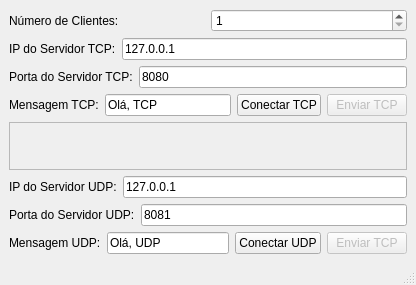
<?xml version="1.0" encoding="UTF-8"?>
<ui version="4.0">
    <class>MainWindow</class>
    <widget class="QMainWindow" name="MainWindow">
        <property name="geometry">
            <rect>
                <x>0</x>
                <y>0</y>
                <width>416</width>
                <height>285</height>
            </rect>
        </property>
        <widget class="QWidget" name="centralWidget">
            <layout class="QVBoxLayout" name="verticalLayout">
                <item>
                    <layout class="QHBoxLayout" name="horizontalLayout_7">
                        <item>
                            <widget class="QLabel" name="label_7">
                                <property name="text">
                                    <string>Número de Clientes:</string>
                                </property>
                            </widget>
                        </item>
                        <item>
                            <widget class="QSpinBox" name="numberOfClientsSpinBox">
                                <property name="minimum">
                                    <number>1</number>
                                </property>
                                <property name="maximum">
                                    <number>1000</number>
                                </property>
                                <property name="value">
                                    <number>1</number>
                                </property>
                            </widget>
                        </item>
                    </layout>
                </item>
                <item>
                    <layout class="QHBoxLayout" name="horizontalLayout">
                        <item>
                            <widget class="QLabel" name="label">
                                <property name="text">
                                    <string>IP do Servidor TCP:</string>
                                </property>
                            </widget>
                        </item>
                        <item>
                            <widget class="QLineEdit" name="serverIpLineEdit">
                                <property name="text">
                                    <string>127.0.0.1</string>
                                </property>
                            </widget>
                        </item>
                    </layout>
                </item>
                <item>
                    <layout class="QHBoxLayout" name="horizontalLayout_2">
                        <item>
                            <widget class="QLabel" name="label_2">
                                <property name="text">
                                    <string>Porta do Servidor TCP:</string>
                                </property>
                            </widget>
                        </item>
                        <item>
                            <widget class="QLineEdit" name="serverPortLineEdit">
                                <property name="text">
                                    <string>8080</string>
                                </property>
                            </widget>
                        </item>
                    </layout>
                </item>
                <item>
                    <layout class="QHBoxLayout" name="horizontalLayout_3">
                        <item>
                            <widget class="QLabel" name="label_3">
                                <property name="text">
                                    <string>Mensagem TCP:</string>
                                </property>
                            </widget>
                        </item>
                        <item>
                            <widget class="QLineEdit" name="tcpMessageLineEdit">
                                <property name="text">
                                    <string>Olá, TCP</string>
                                </property>
                            </widget>
                        </item>
                        <item>
                            <widget class="QPushButton" name="tcpConnectButton">
                                <property name="text">
                                    <string>Conectar TCP</string>
                                </property>
                            </widget>
                        </item>
                        <item>
                            <widget class="QPushButton" name="tcpSendButton">
                                <property name="enabled">
                                    <bool>false</bool>
                                </property>
                                <property name="text">
                                    <string>Enviar TCP</string>
                                </property>
                            </widget>
                        </item>
                    </layout>
                </item>
                <item>
                    <widget class="QFrame" name="frame">
                        <property name="frameShape">
                            <enum>QFrame::StyledPanel</enum>
                        </property>
                        <property name="frameShadow">
                            <enum>QFrame::Raised</enum>
                        </property>
                    </widget>
                </item>
                <item>
                    <layout class="QHBoxLayout" name="horizontalLayout_4">
                        <item>
                            <widget class="QLabel" name="label_4">
                                <property name="text">
                                    <string>IP do Servidor UDP:</string>
                                </property>
                            </widget>
                        </item>
                        <item>
                            <widget class="QLineEdit" name="udpServerIpLineEdit">
                                <property name="text">
                                    <string>127.0.0.1</string>
                                </property>
                            </widget>
                        </item>
                    </layout>
                </item>
                <item>
                    <layout class="QHBoxLayout" name="horizontalLayout_5">
                        <item>
                            <widget class="QLabel" name="label_5">
                                <property name="text">
                                    <string>Porta do Servidor UDP:</string>
                                </property>
                            </widget>
                        </item>
                        <item>
                            <widget class="QLineEdit" name="udpServerPortLineEdit">
                                <property name="text">
                                    <string>8081</string>
                                </property>
                            </widget>
                        </item>
                    </layout>
                </item>
                <item>
                    <layout class="QHBoxLayout" name="horizontalLayout_6">
                        <item>
                            <widget class="QLabel" name="label_6">
                                <property name="text">
                                    <string>Mensagem UDP:</string>
                                </property>
                            </widget>
                        </item>
                        <item>
                            <widget class="QLineEdit" name="udpMessageLineEdit">
                                <property name="text">
                                    <string>Olá, UDP</string>
                                </property>
                            </widget>
                        </item>
                        <item>
                            <widget class="QPushButton" name="udpConnectButton">
                                <property name="text">
                                    <string>Conectar UDP</string>
                                </property>
                            </widget>
                        </item>
                        <item>
                            <widget class="QPushButton" name="udpSendButton">
                                <property name="enabled">
                                    <bool>false</bool>
                                </property>
                                <property name="text">
                                    <string>Enviar TCP</string>
                                </property>
                            </widget>
                        </item>
                    </layout>
                </item>
            </layout>
        </widget>
        <widget class="QMenuBar" name="menuBar">
            <property name="geometry">
                <rect>
                    <x>0</x>
                    <y>0</y>
                    <width>416</width>
                    <height>22</height>
                </rect>
            </property>
        </widget>
        <widget class="QStatusBar" name="statusBar"/>
    </widget>
    <resources/>
    <connections/>
</ui>
